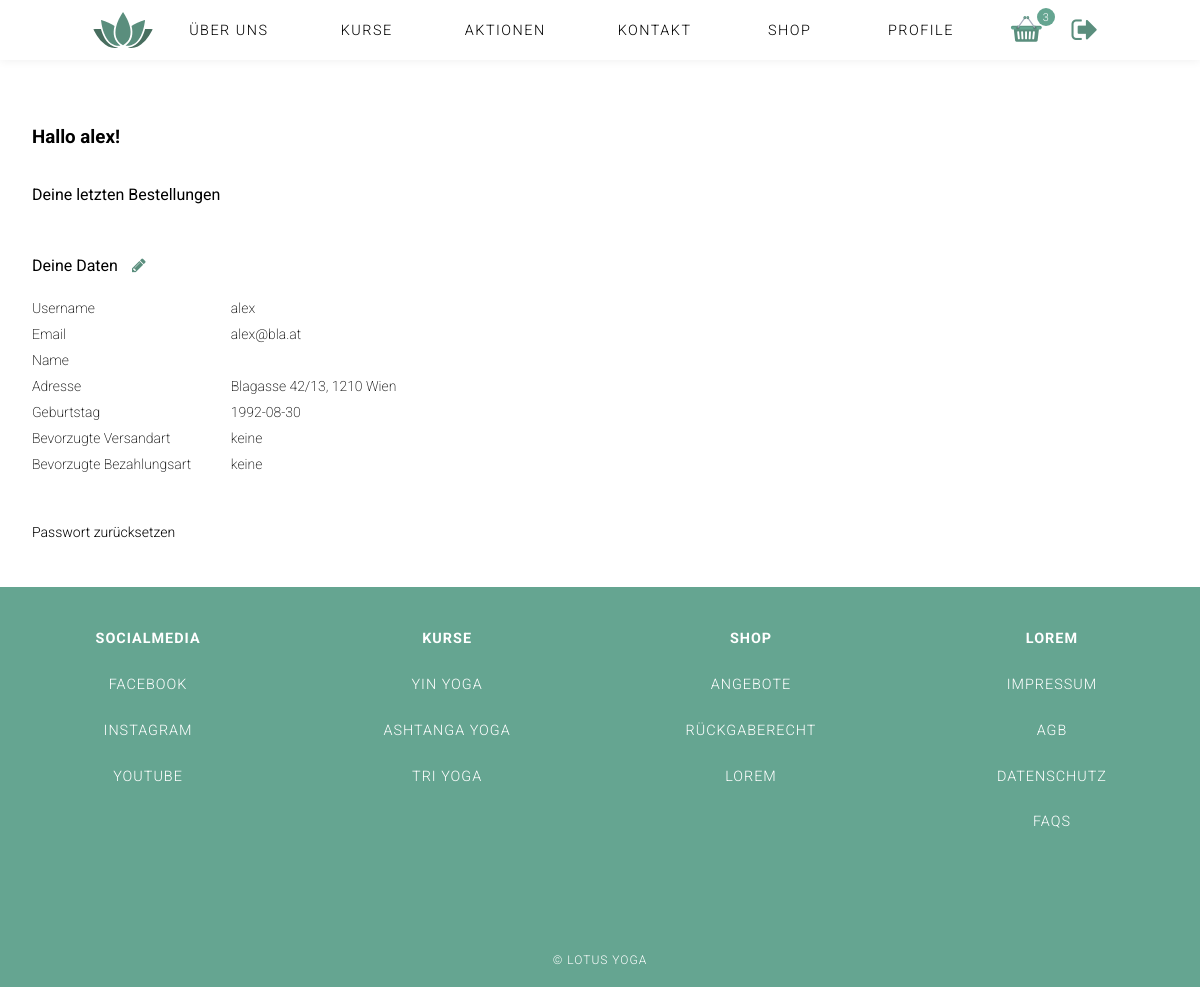
Page /index.php?page=profile (signed in) on the committed database.
### tables this page shows
CREATE TABLE `users` (
  `id` int(11) NOT NULL,
  `_name` varchar(50) NOT NULL,
  `fullname` varchar(100) NOT NULL,
  `email` varchar(70) NOT NULL,
  `password_hash` varchar(100) NOT NULL,
  `gender` varchar(10) NOT NULL,
  `birthday` date NOT NULL,
  `pref_delivery` varchar(40) NOT NULL,
  `pref_payment` varchar(40) NOT NULL,
  `address` varchar(40) NOT NULL,
  `zip_code` int(4) NOT NULL,
  `city` varchar(100) DEFAULT NULL,
  `created_at` timestamp NOT NULL DEFAULT CURRENT_TIMESTAMP,
  `is_active` tinyint(1) NOT NULL DEFAULT '1',
  `deleted_at` timestamp NULL DEFAULT NULL
);

CREATE TABLE `contents` (
  `id` int(11) NOT NULL,
  `_name` varchar(1000) NOT NULL,
  `type` varchar(150) NOT NULL,
  `content` varchar(1000) NOT NULL DEFAULT '',
  `sequence` int(11) NOT NULL,
  `is_active` tinyint(1) NOT NULL DEFAULT '1',
  `deleted_at` timestamp NULL DEFAULT NULL
);

### index.php (called while the page is built, shortened)
<?php
$content = ('content/');
include('functions/load_Content.php');
include('header.php');
if( ! isset($_GET['page']) ){
	$page = "home";
}else{
	$page = $_GET['page'];
}
if($page){
	$content .= $page .".php";
}
include($content);
include('footer.php');
?>

### functions/load_Content.php (called while the page is built, shortened)
<?php
function get_specific_content_data($table_name, $where, $equals){
    global $link;
    $sql = "SELECT * FROM " .$table_name. " WHERE ". $where . " = '" . $equals . "' AND deleted_at IS NULL ";
    $res = mysqli_query($link, $sql);
    return $res;
}
function get_ordered_content_data($table_name, $where, $equals, $order_by, $asc_desc){
    global $link;
    $sql = "SELECT * FROM " .$table_name. " WHERE ". $where . " = '" . $equals ."' ORDER BY ".$order_by." ". $asc_desc;
    $res = mysqli_query($link, $sql);
    return $res;
}
if(isset($_SESSION["user"])){
  $user_id = $_SESSION["user"]["user_id"];
  $user_info = get_specific_content_data('users', 'id', $user_id);
}else{
    $user_id = null;
}
$footer = get_ordered_content_data('contents', '_name', 'footer', 'sequence', 'asc');
?>

### content/profile.php (the view, shortened to what this page needs)
<section class=" wrapper_profile">
<h3 class="profile_main-hl ">Hallo <?php echo $_SESSION["user"]["username"];?>!</h3>
<section class="profile_section">
<h4 class="profile_sub-hl">Deine letzten Bestellungen</h4>
</section>
<section class="profile_section">
 <h4 class="profile_sub-hl">Deine Daten</h4>
 <i class="fa fa-pencil pencil_frontend" aria-hidden="true"></i><br />
 <div class="user_info_wrapper">
 <?php
  while( $row = mysqli_fetch_assoc($user_info) ){
    if(isset($row['_name'])){
 ?>
      <div class="profile_info_label">Username </div>
      <div class="profile_info_value"><?php echo $row['_name']; ?></div>
<?php
    }
    if(isset($row['email'])){
    ?>
      <div class="profile_info_label">Email </div>
      <div class="profile_info_value profile_info_value_email"><?php echo $row['email']; ?></div>
    <?php
    }
    if(isset($row['fullname'])){
    ?>
      <div class="profile_info_label">Name </div>
    <?php
    }
    if(isset($row['address'])){
    ?>
      <div class="profile_info_label">Adresse </div>
      <div class="profile_info_value"><?php if($row['address']){ echo $row['address'];}?>, <?php if($row['zip_code']){ echo $row['zip_code'];} ?>  <?php if($row['city']){ echo $row['city'];} ?></div>
    <?php
    }
    if(isset($row['birthday'])){
    ?>
      <div class="profile_info_label">Geburtstag </div>
      <div class="profile_info_value"><?php echo $row['birthday']; ?></div>
    <?php
    }
    ?>
      <div class="profile_info_label">Bevorzugte Versandart </div>
      <?php
      if(isset($row['prev_delivery'])){
      ?>
        <div class="profile_info_value"><?php echo $row['prev_delivery']; ?></div>
      <?php
      }else{
      ?>
        <div class="profile_info_value"> keine</div>
      <?php
      }
      ?>
      <div class="profile_info_label">Bevorzugte Bezahlungsart </div>
      <?php
      if(isset($row['prev_payment'])){
      ?>
        <div class="profile_info_value"><?php echo $row['prev_payment']; ?></div>
      <?php
      }else{
      ?>
        <div class="profile_info_value"> keine</div>
      <?php
      }
      ?>
</div>
    <?php
    }
    ?>
</section>
  <div class="profile_shop_link_wrapper">
    <div class="profile_shop_link  profile_info_label">Passwort zurücksetzen</div>
</section>

### footer.php (shortened to what this page needs)
  <footer class="footer_main">
    <section class="links_footer" >
<?php
    $cnt = 0;
    while( $row = mysqli_fetch_assoc($footer) ){
      if($row['type'] == 'subheadline'){
          if($cnt != 0){
            echo '</ul>';
          }
          echo '<ul><li><h4>'.$row["content"].'</h4></li>';
      }else{
          echo '<li><a href="'.$row["content"].'">'.$row["type"].'</a>';
      }
      $cnt++;
    }
    ?>
    </section>
    <small class="copyright">
      &copy; Lotus Yoga
    </small>
  </footer>
</body>
</html>

### css/styles.css (style rules this page uses)
* { font-family: 'Roboto', Helvetica, Verdana, sans-serif; box-sizing: border-box; margin: 0; padding: 0; list-style: none; text-decoration: none; }
html { position: relative; }
.body { margin: 0; }
a { color: inherit; }
.footer_main h4 { padding: 1em 0em; }
.footer_main { padding-top: 2em; height: 400px; background-color: #65a591; color: #fff; text-transform: uppercase; font-size: 0.9em; letter-spacing: 1px; font-weight: 300; text-align: center; position: relative; }
.links_footer { display: flex; justify-content: space-around; }
.links_footer ul li a { transition: all 0.5s ease-in-out; display: block; padding: 1em; min-width: 150px; }
.copyright { display: block; text-align: center; position: absolute; left: 0; right: 0; bottom: 20px; }
.nav_backend li p, i { color: #eee; }
.wrapper_profile { padding: 2em; }
.profile_section { margin-bottom: 2em; }
.profile_section div { font-weight: 200; }
.profile_section h4 { font-weight: 400; }
.profile_main-hl { padding: 5em 0 2em; }
.profile_info_label { width: 195px; margin: 5px 0; }
div.profile_shop_link { margin: 15px 0; font-weight: 300; cursor: pointer; }
.profile_info_value { width: 88%; max-width: calc(100% - 201px); text-align: left; }
.profile_info_value, .profile_info_label { display: inline-block; font-size: 14px; }
.pencil_frontend { color: #5a8e7d; cursor: pointer; }
.profile_sub-hl { display:inline-block; margin-right: 10px; margin-bottom: 20px; }

### rows in the picture
users: _name "alex", email "alex@bla.at", address "Blagasse 42/13", zip_code "1210", city "Wien", birthday "1992-08-30"
contents: content "SOCIALMEDIA"
contents: type "FACEBOOK"
contents: type "INSTAGRAM"
contents: type "YOUTUBE"
contents: content "KURSE"
contents: type "YIN YOGA"
contents: type "ASHTANGA YOGA"
contents: type "TRI YOGA"
contents: content "SHOP"
contents: type "ANGEBOTE"
contents: type "RÜCKGABERECHT"
contents: type "LOREM"
contents: content "LOREM"
contents: type "IMPRESSUM"
contents: type "AGB"
contents: type "DATENSCHUTZ"
contents: type "FAQS"

### other values in the picture
$cnt "3"
$_SESSION["user"]["username"] "alex"
